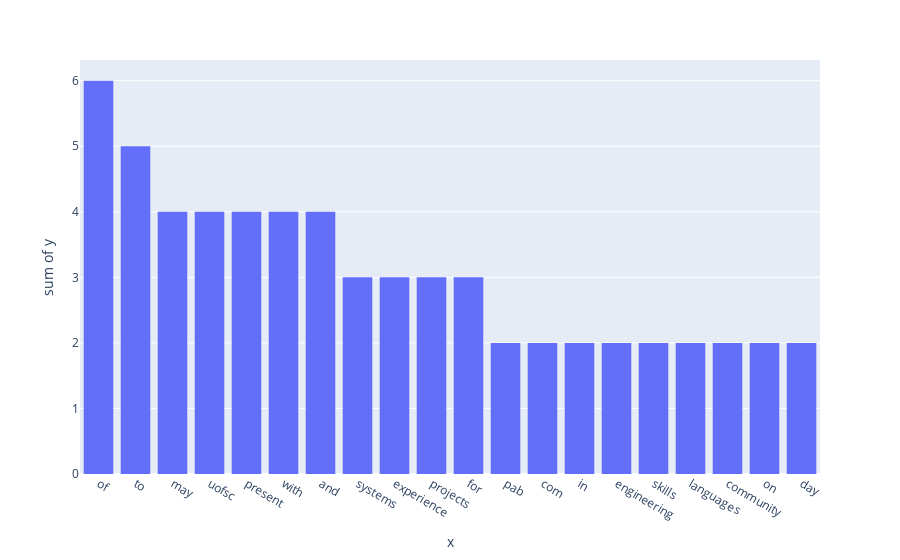

The notebook cell this image was saved under:
### Markdown cell above
Plot the histogram using the plotly library

### Code cell
fig = px.histogram(y = count, x = words)
fig.show()

### Figure 1 — Plotly figure (JSON) as saved in the notebook; plotly's stock layout.template omitted (floating-point values rounded to 4 significant figures)
{"data": [{"bingroup": "x", "histfunc": "sum", "hovertemplate": "x=%{x}<br>sum of y=%{y}<extra></extra>", "legendgroup": "", "marker": {"color": "#636efa", "pattern": {"shape": ""}}, "name": "", "orientation": "v", "showlegend": false, "type": "histogram", "x": ["of", "to", "may", "uofsc", "present", "with", "and", "systems", "experience", "projects", "for", "pab", "com", "in", "engineering", "skills", "languages", "community", "on", "day"], "xaxis": "x", "y": [6, 5, 4, 4, 4, 4, 4, 3, 3, 3, 3, 2, 2, 2, 2, 2, 2, 2, 2, 2], "yaxis": "y"}], "layout": {"barmode": "relative", "legend": {"tracegroupgap": 0}, "margin": {"t": 60}, "xaxis": {"anchor": "y", "domain": [0, 1], "title": {"text": "x"}}, "yaxis": {"anchor": "x", "domain": [0, 1], "title": {"text": "sum of y"}}}}
